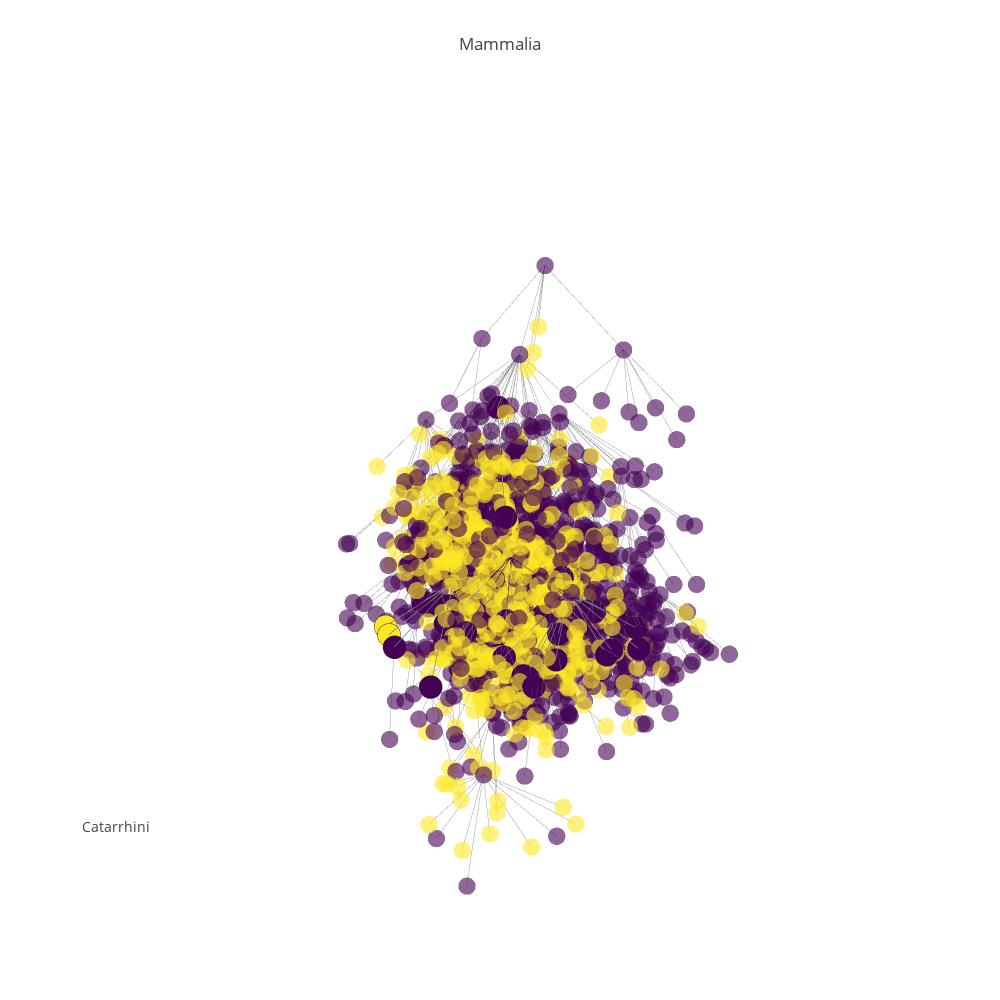

Source (notebook cell):
### Code cell
#pgp.plot_data
pgp.render_plot()
#pgp.render_plot(publish=True, filename="primates2")

### Figure 1 — Plotly figure (JSON) as saved in the notebook; plotly's stock layout.template omitted (floating-point values rounded to 4 significant figures; data arrays with more than 128 entries replaced by an {"elided": "..."} marker saying what was removed)
{"data": [{"hoverinfo": "none", "line": {"color": "rgb(125,125,125)", "width": 1}, "mode": "lines", "opacity": 0.7, "type": "scatter3d", "uid": "e353c2c2-be75-11e8-b909-f45c89a09993", "x": {"elided": "5064 float values"}, "y": {"elided": "5064 float values"}, "z": {"elided": "5064 float values"}}, {"hoverinfo": "none", "line": {"color": "rgb(125,125,125)", "width": 1.5}, "mode": "lines", "opacity": 1, "type": "scatter3d", "uid": "e355b048-be75-11e8-a500-f45c89a09993", "x": [1.478, 1.449, null, 2.132, 1.478, null, 2.586, 1.809, null, 2.684, 1.809, null, 1.672, 1.809, null, 0.8447, 1.809, null, 1.186, 1.809, null, 1.981, 1.809, null, 2.421, 1.809, null, 1.001, 1.809, null, 1.784, 1.809, null, 1.573, 1.809, null, 1.022, 1.809, null, 1.384, 1.809, null, 2.76, 1.809, null, 2.41, 1.809, null, 1.075, 1.809, null, 3.579, 2.795, null, 2.592, 2.795, null, 3.41, 2.795, null, 3.495, 2.795, null, 3.771, 2.795, null, 2.678, 2.795, null, 1.676, 1.727, null, 2.674, 1.727, null, 1.448, 1.727, null, 1.199, 1.727, null, 2.57, 1.727, null, 2.668, 1.727, null, 1.607, 1.727, null, 2.045, 1.727, null, 0.7698, 1.727, null, 0.7668, 1.727, null, 2.64, 1.727, null, 0.7306, 1.727, null, 1.218, 1.727, null, 1.073, 1.727, null, 1.51, 1.727, null], "y": [-0.9621, -0.5904, null, -0.1649, -0.9621, null, -0.8598, -0.3618, null, -0.4907, -0.3618, null, -0.4586, -0.3618, null, -1.236, -0.3618, null, -0.6232, -0.3618, null, -0.2875, -0.3618, null, -1.33, -0.3618, null, 0.5755, -0.3618, null, -1.358, -0.3618, null, 0.05788, -0.3618, null, -1.12, -0.3618, null, -0.4609, -0.3618, null, -0.7667, -0.3618, null, -1.083, -0.3618, null, 0.4956, -0.3618, null, -0.9421, -0.5179, null, -1.465, -0.5179, null, -1.34, -0.5179, null, -1.162, -0.5179, null, 0.04719, -0.5179, null, -0.4268, -0.5179, null, 0.4793, 0.6755, null, 0.7245, 0.6755, null, 1.281, 0.6755, null, 0.5247, 0.6755, null, 0.2539, 0.6755, null, 0.9242, 0.6755, null, 0.1569, 0.6755, null, 0.7644, 0.6755, null, 1.186, 0.6755, null, -0.2775, 0.6755, null, 0.7848, 0.6755, null, 0.7621, 0.6755, null, -0.1253, 0.6755, null, 1.482, 0.6755, null, 1.248, 0.6755, null], "z": [-2.916, -2.001, null, -4.029, -2.916, null, -6.058, -5.0, null, -6.039, -5.0, null, -6.068, -5.0, null, -5.969, -5.0, null, -6.034, -5.0, null, -6.058, -5.0, null, -6.084, -5.0, null, -5.952, -5.0, null, -5.93, -5.0, null, -6.01, -5.0, null, -5.957, -5.0, null, -5.997, -5.0, null, -5.93, -5.0, null, -5.989, -5.0, null, -5.944, -5.0, null, -5.964, -4.995, null, -6.037, -4.995, null, -5.932, -4.995, null, -5.926, -4.995, null, -5.91, -4.995, null, -5.934, -4.995, null, -6.024, -5.093, null, -5.993, -5.093, null, -5.953, -5.093, null, -5.903, -5.093, null, -6.032, -5.093, null, -6.066, -5.093, null, -5.923, -5.093, null, -6.093, -5.093, null, -6.027, -5.093, null, -5.928, -5.093, null, -6.014, -5.093, null, -6.074, -5.093, null, -6.092, -5.093, null, -6.049, -5.093, null, -6.03, -5.093, null]}, {"hoverinfo": "skip", "marker": {"color": {"elided": "1688 int values"}, "colorscale": "Viridis", "opacity": 0.6, "size": 6, "symbol": "circle"}, "mode": "markers", "name": "actors", "type": "scatter3d", "uid": "e355b99c-be75-11e8-9fb2-f45c89a09993", "x": {"elided": "1688 float values"}, "y": {"elided": "1688 float values"}, "z": {"elided": "1688 float values"}}, {"hoverinfo": "text", "marker": {"color": [0, 0, 0, 0, 0, 0, 0, 0, 0, 0, 0, 0, 0, 0, 0, 0, 0, 0, 0, 2, 2, 0, 0, 0, 0, 0, 0, 0, 0, 0, 0, 0, 0, 0, 0, 0, 0, 0], "colorscale": "Viridis", "line": {"color": "rgb(50,50,50)", "width": 0.5}, "size": 8, "symbol": "circle"}, "mode": "markers", "name": "actors", "text": {"elided": "1688 str values"}, "type": "scatter3d", "uid": "e355be46-be75-11e8-91ff-f45c89a09993", "x": [1.478, 2.132, 2.586, 2.684, 1.672, 0.8447, 1.186, 1.981, 2.421, 1.001, 1.784, 1.573, 1.022, 1.384, 2.76, 2.41, 1.075, 3.579, 2.592, 3.41, 3.495, 3.771, 2.678, 1.676, 2.674, 1.448, 1.199, 2.57, 2.668, 1.607, 2.045, 0.7698, 0.7668, 2.64, 0.7306, 1.218, 1.073, 1.51], "y": [-0.9621, -0.1649, -0.8598, -0.4907, -0.4586, -1.236, -0.6232, -0.2875, -1.33, 0.5755, -1.358, 0.05788, -1.12, -0.4609, -0.7667, -1.083, 0.4956, -0.9421, -1.465, -1.34, -1.162, 0.04719, -0.4268, 0.4793, 0.7245, 1.281, 0.5247, 0.2539, 0.9242, 0.1569, 0.7644, 1.186, -0.2775, 0.7848, 0.7621, -0.1253, 1.482, 1.248], "z": [-2.916, -4.029, -6.058, -6.039, -6.068, -5.969, -6.034, -6.058, -6.084, -5.952, -5.93, -6.01, -5.957, -5.997, -5.93, -5.989, -5.944, -5.964, -6.037, -5.932, -5.926, -5.91, -5.934, -6.024, -5.993, -5.953, -5.903, -6.032, -6.066, -5.923, -6.093, -6.027, -5.928, -6.014, -6.074, -6.092, -6.049, -6.03]}], "layout": {"annotations": [{"font": {"size": 14}, "showarrow": false, "text": "Catarrhini", "x": 0, "xanchor": "left", "xref": "paper", "y": 0.1, "yanchor": "bottom", "yref": "paper"}], "height": 1000, "hovermode": "closest", "margin": {"t": 100}, "scene": {"xaxis": {"showbackground": false, "showgrid": false, "showline": false, "showticklabels": false, "title": "", "zeroline": false}, "yaxis": {"showbackground": false, "showgrid": false, "showline": false, "showticklabels": false, "title": "", "zeroline": false}, "zaxis": {"showbackground": false, "showgrid": false, "showline": false, "showticklabels": false, "title": "", "zeroline": false}}, "showlegend": false, "title": "Mammalia", "width": 1000}}
